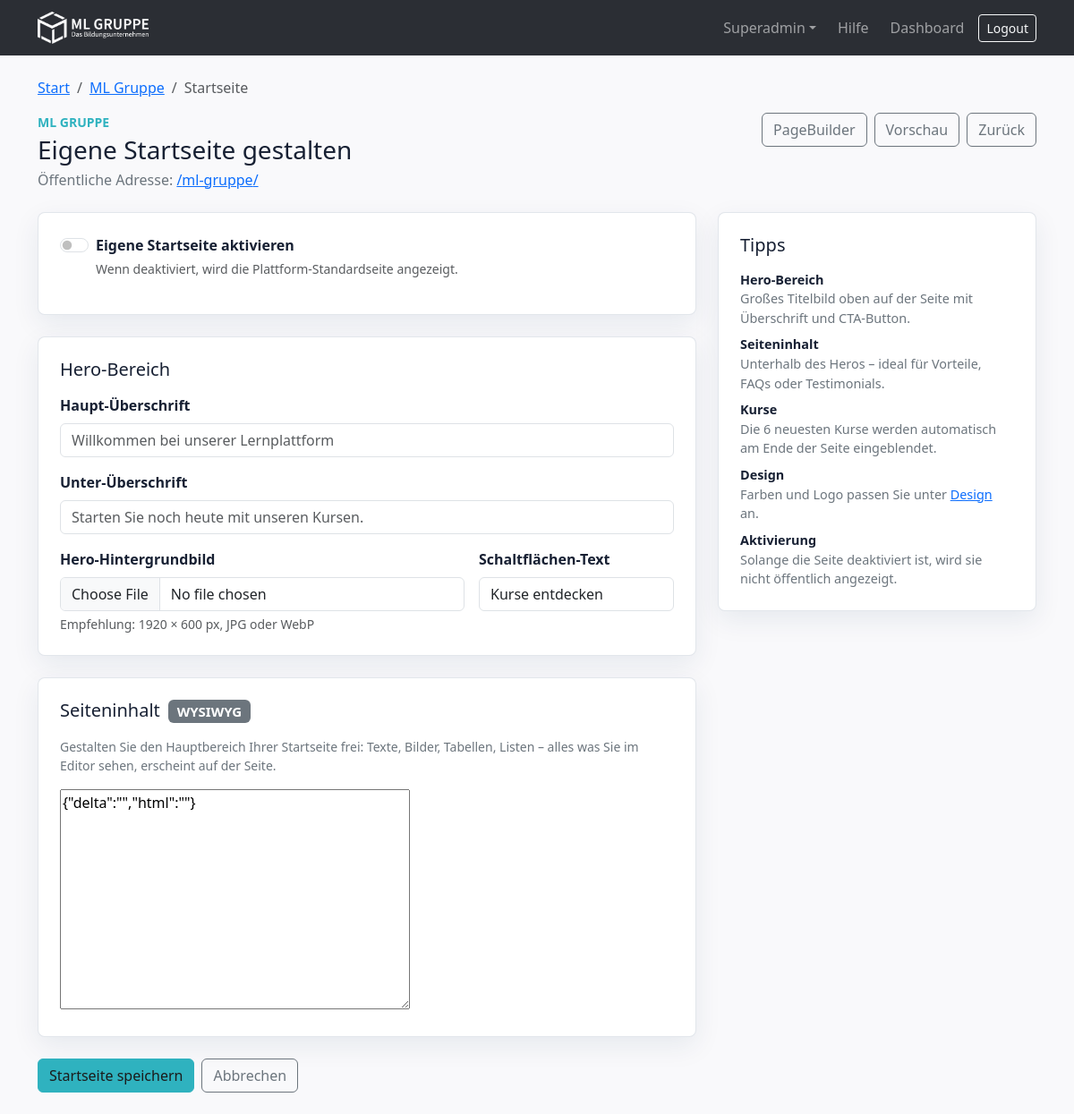
The app's page /startseite/editor/ (signed in), older data.
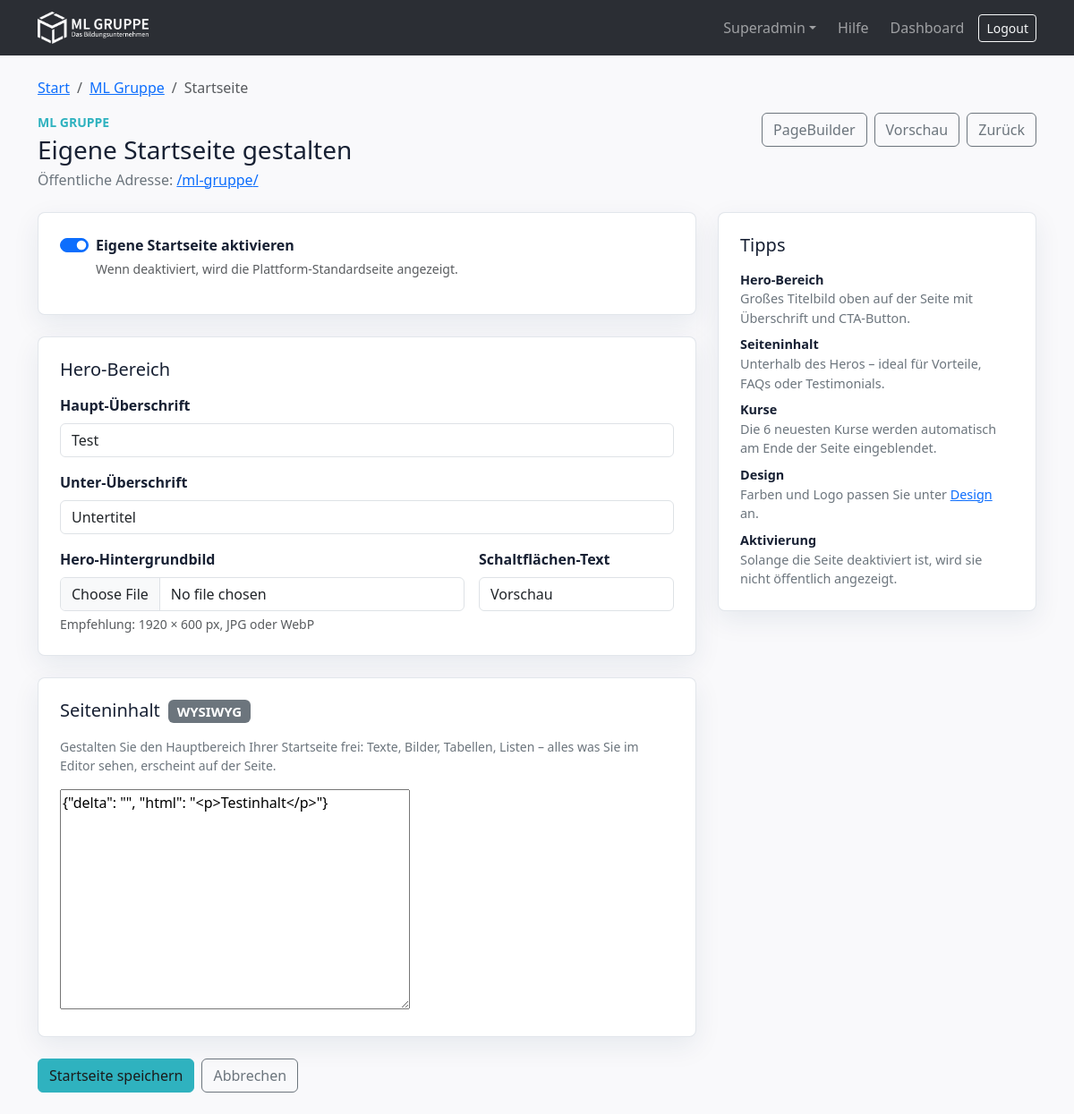
The same page, newer data.
### apps/organisations/models.py (models this page shows, shortened)
class Organisation(models.Model):
    name = models.CharField(max_length=200)
    slug = models.SlugField(unique=True)
    logo = models.ImageField(upload_to="logos/", blank=True)
    kontakt_email = models.EmailField()
    website = models.URLField(blank=True)
    weiterleitungs_url = models.URLField(
        blank=True,
        verbose_name="Weiterleitungs-URL",
        help_text="Optionale externe oder alte URL, die auf die Mandanten-Startseite weiterleitet.",
    )
    lizenz_typ = models.CharField(max_length=20, choices=LizenzTyp.choices, default=LizenzTyp.BASIC)
    max_nutzer = models.PositiveIntegerField(default=50)
    max_kurse = models.PositiveIntegerField(default=10)
    ist_demo_organisation = models.BooleanField(default=False, verbose_name="Demo-Organisation")
    demo_inhalte_startbestand = models.PositiveIntegerField(default=0, editable=False)
    aktiv = models.BooleanField(default=True)
    erstellt_am = models.DateTimeField(auto_now_add=True)
    class Meta:
        ordering = ["name"]
        verbose_name = "Organisation"
        verbose_name_plural = "Organisationen"

class OrganisationStartseite(models.Model):
    organisation = models.OneToOneField(
        Organisation, on_delete=models.CASCADE, related_name="startseite"
    )
    aktiv = models.BooleanField(
        default=False,
        verbose_name="Eigene Startseite aktivieren",
        help_text="Wenn deaktiviert, wird die Plattform-Standardseite angezeigt.",
    )
    hero_titel = models.CharField(max_length=200, blank=True, verbose_name="Haupt-Überschrift")
    hero_untertitel = models.CharField(max_length=500, blank=True, verbose_name="Unter-Überschrift")
    hero_bild = models.ImageField(
        upload_to="org_design/hero/", blank=True,
        verbose_name="Hero-Hintergrundbild",
    )
    hero_button_text = models.CharField(
        max_length=100, blank=True, default="Kurse entdecken",
        verbose_name="Schaltflächen-Text",
    )
    inhalt = QuillField(blank=True, verbose_name="Seiteninhalt (WYSIWYG)")
    class Meta:
        verbose_name = "Organisations-Startseite"
        verbose_name_plural = "Organisations-Startseiten"

### apps/organisations/views.py (the view, shortened to what this page needs)
# urls.py: path("startseite/editor/", SingleSystemStartseiteEditorView.as_view(), name="single_system_startseite_editor"),
class SingleSystemStartseiteEditorView(OrgStartseiteView):
    def _slug(self):
        from .single_system import system_organisation
        return system_organisation().slug
    def get(self, request):
        return super().get(request, self._slug())

### apps/organisations/forms.py
class OrganisationStartseiteForm(forms.ModelForm):
    class Meta:
        model = OrganisationStartseite
        fields = [
            "aktiv",
            "hero_titel",
            "hero_untertitel",
            "hero_bild",
            "hero_button_text",
            "inhalt",
        ]
        widgets = {
            "aktiv": forms.CheckboxInput(attrs={"class": "form-check-input"}),
            "hero_titel": forms.TextInput(attrs={"class": "form-control", "placeholder": "Willkommen bei unserer Lernplattform"}),
            "hero_untertitel": forms.TextInput(attrs={"class": "form-control", "placeholder": "Starten Sie noch heute mit unseren Kursen."}),
            "hero_bild": forms.ClearableFileInput(attrs={"class": "form-control"}),
            "hero_button_text": forms.TextInput(attrs={"class": "form-control"}),
        }

class OrganisationWeiterleitungForm(forms.ModelForm):
    def __init__(self, *args, **kwargs):
        super().__init__(*args, **kwargs)
        from django.conf import settings
        if settings.SINGLE_SYSTEM_MODE:
            self.fields.pop("weiterleitungs_url", None)
    class Meta:
        model = Organisation
        fields = ["weiterleitungs_url"]
        widgets = {
            "weiterleitungs_url": forms.URLInput(attrs={"class": "form-control", "placeholder": "https://kunde.example/"}),
        }

### apps/accounts/mixins.py (called while the page is built)
    def dispatch(self, request, *args, **kwargs):
        if not request.user.is_authenticated:
            return self.handle_no_permission()
        if self.rolle is None:
            return super().dispatch(request, *args, **kwargs)
        if request.user.is_superuser or request.user.groups.filter(name=Rolle.SUPERADMIN).exists():
            return super().dispatch(request, *args, **kwargs)
        if getattr(settings, "SINGLE_SYSTEM_MODE", False) and self.rolle == Rolle.ORG_ADMIN:
            raise PermissionDenied
        if request.user.profile.filter(rolle=self.rolle, aktiv=True).exists():
            return super().dispatch(request, *args, **kwargs)
        raise PermissionDenied

### apps/organisations/single_system.py (called while the page is built)
def system_organisation():
    slug = getattr(settings, "SINGLE_SYSTEM_ORGANISATION_SLUG", "ml-gruppe")
    organisation, _ = Organisation.objects.get_or_create(
        slug=slug,
        defaults={
            "name": getattr(settings, "SINGLE_SYSTEM_BRAND_NAME", "ML Gruppe"),
            "kontakt_email": getattr(settings, "DEFAULT_FROM_EMAIL", "noreply@example.com"),
        },
    )
    return organisation

### templates/organisations/startseite_editor.html (shortened to what this page needs)
{% extends "base.html" %}
{% block breadcrumbs %}
<nav aria-label="breadcrumb">
    <ol class="breadcrumb">
        <li class="breadcrumb-item"><a href="{% url 'single_system_startseite' %}">Start</a></li>
        <li class="breadcrumb-item"><a href="{% url 'dashboard' %}">{{ org.name }}</a></li>
        <li class="breadcrumb-item active">Startseite</li>
    </ol>
</nav>
{% endblock %}
{% block content %}
<div class="d-flex justify-content-between align-items-start flex-wrap gap-3 mb-4">
    <div>
        <p class="text-uppercase text-aboro-orange fw-semibold mb-1 small">{{ org.name }}</p>
        <h1 class="h3 mb-1">Eigene Startseite gestalten</h1>
        <p class="text-secondary mb-0">
            Öffentliche Adresse:
            <a href="{% url 'single_system_startseite' %}" target="_blank">
                /{{ org.slug }}/
            </a>
        </p>
    </div>
    <div class="d-flex gap-2">
        <a class="btn btn-outline-secondary" href="{% url 'single_system_pagebuilder' %}">PageBuilder</a>
        <a class="btn btn-outline-secondary" href="{% url 'single_system_startseite' %}" target="_blank">Vorschau</a>
        <a class="btn btn-outline-secondary" href="{% url 'dashboard' %}">Zurück</a>
    </div>
</div>
<form method="post" enctype="multipart/form-data">
    <div class="row g-4">
        <div class="col-lg-8">
            <div class="aboro-panel mb-4">
                <div class="form-check form-switch mb-3">
                    {{ form.aktiv }}
                    <label class="form-check-label fw-semibold" for="{{ form.aktiv.id_for_label }}">
                        {{ form.aktiv.label }}
                    </label>
                    <div class="form-text">{{ form.aktiv.help_text }}</div>
                </div>
            </div>
            <div class="aboro-panel mb-4">
                <h2 class="h5 mb-3">Hero-Bereich</h2>
                <div class="row g-3">
                    <div class="col-12">
                        <label class="form-label fw-semibold">{{ form.hero_titel.label }}</label>
                        {{ form.hero_titel }}
                    </div>
                    <div class="col-12">
                        <label class="form-label fw-semibold">{{ form.hero_untertitel.label }}</label>
                        {{ form.hero_untertitel }}
                    </div>
                    <div class="col-sm-8">
                        <label class="form-label fw-semibold">{{ form.hero_bild.label }}</label>
                        {{ form.hero_bild }}
                        <div class="form-text">Empfehlung: 1920 × 600 px, JPG oder WebP</div>
                    </div>
                    <div class="col-sm-4">
                        <label class="form-label fw-semibold">{{ form.hero_button_text.label }}</label>
                        {{ form.hero_button_text }}
                    </div>
                </div>
            </div>
            <div class="aboro-panel mb-4">
                <h2 class="h5 mb-3">Seiteninhalt <span class="badge text-bg-secondary ms-1">WYSIWYG</span></h2>
                <p class="text-secondary small mb-3">
                    Gestalten Sie den Hauptbereich Ihrer Startseite frei: Texte, Bilder,
                    Tabellen, Listen – alles was Sie im Editor sehen, erscheint auf der Seite.
                </p>
                {{ form.inhalt }}
            </div>
            <div class="d-flex gap-2">
                <button type="submit" class="btn btn-aboro">Startseite speichern</button>
                <a href="{% url 'dashboard' %}" class="btn btn-outline-secondary">Abbrechen</a>
            </div>
        </div>
        <div class="col-lg-4">
            <div class="aboro-panel">
                <h2 class="h5 mb-3">Tipps</h2>
                <ul class="list-unstyled mb-0" style="font-size:.9rem;">
                    <li class="mb-2">
                        <strong>Hero-Bereich</strong><br>
                        <span class="text-secondary">Großes Titelbild oben auf der Seite mit Überschrift und CTA-Button.</span>
                    </li>
                    <li class="mb-2">
                        <strong>Seiteninhalt</strong><br>
                        <span class="text-secondary">Unterhalb des Heros – ideal für Vorteile, FAQs oder Testimonials.</span>
                    </li>
                    <li class="mb-2">
                        <strong>Kurse</strong><br>
                        <span class="text-secondary">Die 6 neuesten Kurse werden automatisch am Ende der Seite eingeblendet.</span>
                    </li>
                    <li class="mb-2">
                        <strong>Design</strong><br>
                        <span class="text-secondary">
                            Farben und Logo passen Sie unter
                            <a href="{% url 'system_design' %}">Design</a> an.
                        </span>
                    </li>
                    <li>
                        <strong>Aktivierung</strong><br>
                        <span class="text-secondary">Solange die Seite deaktiviert ist, wird sie nicht öffentlich angezeigt.</span>
                    </li>
                </ul>
            </div>
        </div>
    </div>
</form>
{% endblock %}

### templates/base.html (shortened to what this page needs)
{% load static %}
<!doctype html>
<html lang="de">
<head>
    <link href="https://cdn.jsdelivr.net/npm/bootstrap@5.3.3/dist/css/bootstrap.min.css" rel="stylesheet">
    <link href="{% static 'css/aborolms.css' %}" rel="stylesheet">
</head>
<body>
<nav class="navbar navbar-expand-lg navbar-dark aboro-navbar">
    <div class="container">
        {% if org_design and org_design.logo %}
            <a class="navbar-brand" href="{% if single_system_mode %}{% url 'single_system_startseite' %}{% elif tenant_org %}{% url 'org_public_home' tenant_org.slug %}{% else %}{% url 'home' %}{% endif %}">
                <img src="{{ org_design.logo.url }}" alt="{{ meine_org.name|default:system_brand_name }}"
                     style="max-height:36px; max-width:160px; object-fit:contain;">
            </a>
        {% elif single_system_mode %}
            <a class="navbar-brand" href="{% url 'home' %}">
                <img src="{% static system_logo_static %}" alt="{{ system_brand_name }}" style="max-height:36px; max-width:160px; object-fit:contain;">
            </a>
        {% endif %}
        <div class="collapse navbar-collapse" id="mainNav">
            <ul class="navbar-nav ms-auto align-items-lg-center gap-lg-2">
                {% if user.is_authenticated %}
                    {% if ist_superadmin %}
                        <li class="nav-item dropdown">
                            <a class="nav-link dropdown-toggle" href="#" role="button" data-bs-toggle="dropdown">Superadmin</a>
                        </li>
                    {% endif %}
                    <li class="nav-item"><a class="nav-link" href="{% url 'role_help' %}">Hilfe</a></li>
                    <li class="nav-item"><a class="nav-link" href="{% url 'dashboard' %}">Dashboard</a></li>
                    <li class="nav-item">
                        <form method="post" action="{% url 'account_logout' %}">
                            <button class="btn btn-sm btn-outline-light" type="submit">Logout</button>
                        </form>
                    </li>
                {% endif %}
            </ul>
        </div>
    </div>
</nav>
<main class="container py-4">
    {% block breadcrumbs %}{% endblock %}
    {% block content %}{% endblock %}
</main>
</body>
</html>

### static/css/aborolms.css (style rules this page uses)
:root { --aboro-blue: #0c437b; --aboro-blue-dark: #2b2e34; --aboro-orange: #2fb2bf; --aboro-bg: #f9f9fb; }
body { background: var(--aboro-bg); color: #172033; }
.aboro-navbar { background: var(--aboro-blue-dark); }
.btn-aboro { --bs-btn-bg: var(--aboro-orange); --bs-btn-border-color: var(--aboro-orange); --bs-btn-color: #1b1b1b; --bs-btn-hover-bg: #dc7814; --bs-btn-hover-border-color: #dc7814; --bs-btn-hover-color: #111; }
.text-aboro-orange { color: var(--aboro-orange); }
.aboro-panel { background: #fff; border: 1px solid rgba(18, 49, 95, 0.12); border-radius: 8px; box-shadow: 0 10px 30px rgba(18, 49, 95, 0.08); padding: 1.5rem; }

Row changes from the older to the newer data that the page shows:
changed OrganisationStartseite: aktiv "☐" → "☑"; hero_titel (not shown) → "Test"; hero_untertitel (not shown) → "Untertitel"; hero_button_text "Kurse entdecken" → "Vorschau"; inhalt "{\"delta\":\"\",\"html\":\"\"}" → "{\"delta\": \"\", \"html\": \"<p>Testinhalt</p>\"}"
